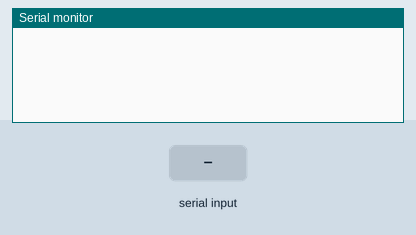
Simulated run of this sketch. Board: Arduino Uno, built with avr-gcc and run on an emulated ATmega328P. On the bench: the last lines printed to the serial monitor. The test bench sets the inputs (shaded band).

Above: at 1.2 s.
1.3 s: "to" received over Serial
At 3.1 s:
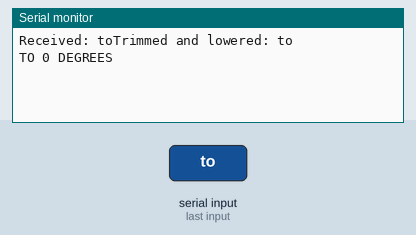
3.8 s: "tv" received over Serial
At 6.0 s:
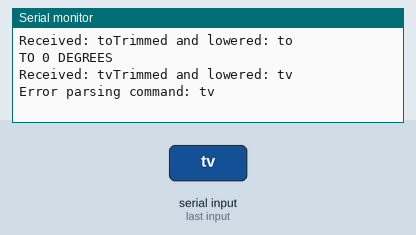
6.3 s: "up" received over Serial
At 8.1 s:
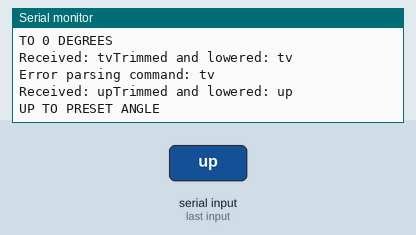
8.8 s: "by" received over Serial
At 11.0 s:
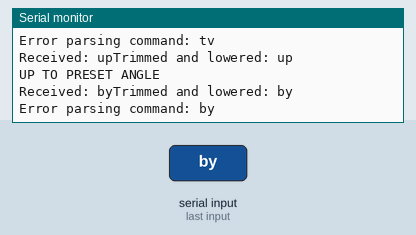
11.3 s: "down" received over Serial
At 13.4 s:
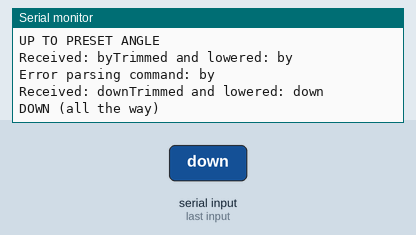
13.8 s: "90,45,200\n" received over Serial
At 15.9 s:
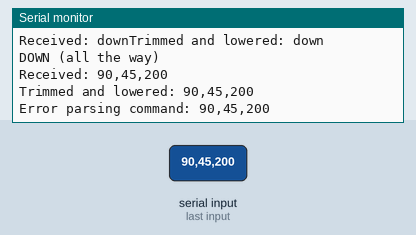

The sketch:

cmd-parse.ino
```cpp
//#include "Arduino.h"

void setup() {
	Serial.begin(9600);

	while (!Serial) {
		; // Wait for serial port to connect
	}
}

void loop() {
	if (Serial.available() > 0) {
		parseCommand(Serial.readString());
		Serial.println("");
	}
}

void parseCommand(String cmd) {
	Serial.print("Received: ");
	Serial.print(cmd);

	cmd.trim();
	cmd.toLowerCase();

	Serial.print("Trimmed and lowered: ");
	Serial.println(cmd);

	bool endsWithDegrees = cmd.endsWith("degrees");
	if (endsWithDegrees) {
		Serial.println("Removing 'degrees' from end of string.");
		cmd = cmd.substring(0, cmd.length()-7);
		cmd.trim();
	}

	if (cmd.startsWith("to")) {
		cmd = cmd.substring(2);
		cmd.trim();

		if (cmd == "tv") {
			Serial.println("TO TV");
			return;
			//return bed.setAngle(ANGLE_TV);
		}
		else { //if (endsWithDegrees) {
			Serial.print("TO ");
			Serial.print(cmd.toInt());
			Serial.println(" DEGREES");
			return;
			//return bed.setAngle(cmd.toInt());
		}
	}
	else if (cmd.startsWith("up")) {
		cmd = cmd.substring(2);
		cmd.trim();

		if (cmd.startsWith("by")) {
			cmd = cmd.substring(2);
			cmd.trim();
		}

		if (cmd == "") {
			Serial.println("UP TO PRESET ANGLE");
			return;
			//return bed.setAngle(ANGLE_UP);
		}
		else {
			Serial.print("UP ");
			Serial.print(cmd.toInt());
			Serial.println(" DEGREES");
			return;
			//return bed.addAngle(cmd.toInt());
		}
	}
	else if (cmd.startsWith("down")) {
		cmd = cmd.substring(4);
		cmd.trim();

		if (cmd.startsWith("by")) {
			cmd = cmd.substring(2);
			cmd.trim();
		}

		if (cmd == "") {
			Serial.println("DOWN (all the way)");
			return;
			//return bed.setAngle(0);
		}
		else {
			Serial.print("DOWN ");
			Serial.print(cmd.toInt());
			Serial.println(" DEGREES");
			return;
			//return bed.addAngle(-cmd.toInt());
		}
	}

	Serial.print("Error parsing command: ");
	Serial.println(cmd);
}
```

Measured:
- after the input at 1.3 s, the serial monitor: prints a new line after 1.0 s (image 1)
- after the input at 3.8 s, the serial monitor: prints a new line after 1.0 s (image 2)
- after the input at 6.3 s, the serial monitor: prints a new line after 1.0 s (image 3)
- after the input at 8.8 s, the serial monitor: prints a new line after 1.0 s (image 4)
- after the input at 11.3 s, the serial monitor: prints a new line after 1.0 s (image 5)
- after the input at 13.8 s, the serial monitor: prints a new line after 1.0 s (image 6)
